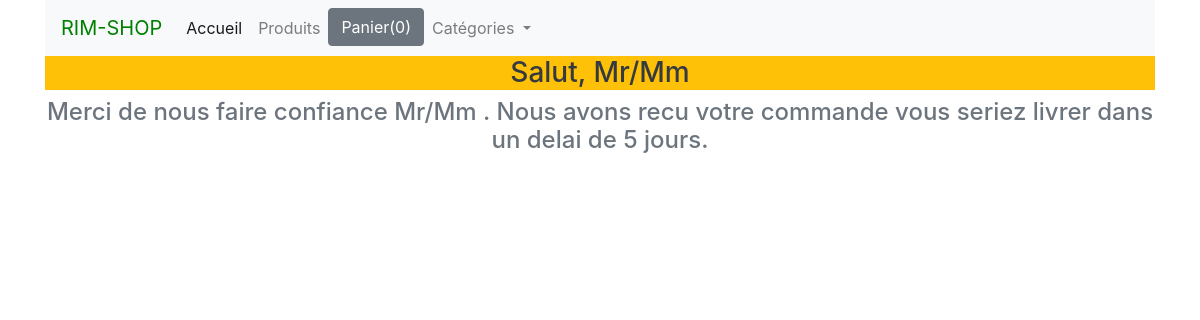
/confirmation/, run on an earlier commit of the app's database.
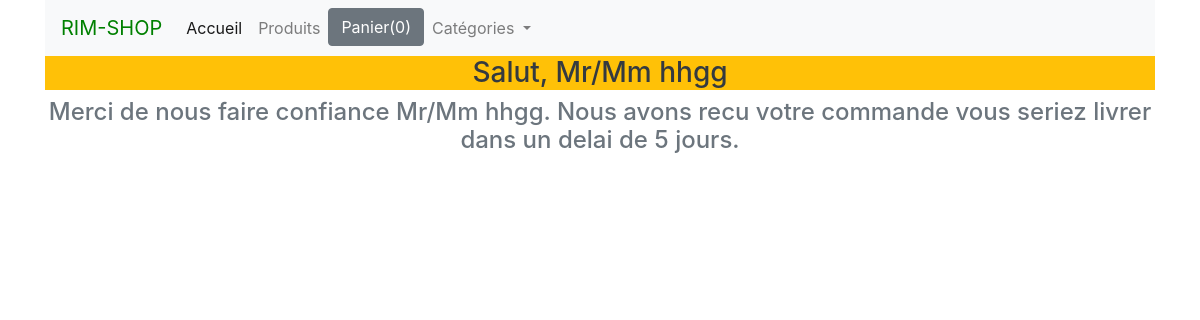
And on a later commit of the database.
### shop/models.py (models this page shows, shortened)
class Commande(models.Model):
    items = models.CharField(max_length=300)
    total = models.CharField(max_length=300)
    nom = models.CharField(max_length=150)
    email = models.EmailField()
    adresse = models.CharField(max_length=200)
    ville = models.CharField(max_length=200)
    pays = models.CharField(max_length=300)
    zipcode = models.CharField(max_length=300)
    date_commande = models.DateTimeField(auto_now=True)
    class  Meta:
        ordering = ['-date_commande']

### shop/views.py (the view)
# urls.py: path('confirmation/', confirmation, name="confirmation"),
def confirmation(request):
  info = Commande.objects.all()[:1]
  for item in info :
    nom = item.nom
  return render(request,'shop/confirmation.html',{'name':nom })

### shop/templates/shop/confirmation.html
{% extends 'shop/base.html' %} {% block content %}
<div class="row">
    <div class="col-md-12 text-center">
        <h3 class="text-dark bg-warning">Salut, Mr/Mm {{name}}</h3>
        <h4 class="text-muted"> Merci de nous faire confiance Mr/Mm {{name}}. Nous avons recu votre commande vous seriez livrer dans un delai de 5 jours.</h4>
    </div>
</div> {% endblock %}

What changed in the data, as far as the page shows it:
added Commande: nom "hhgg"
